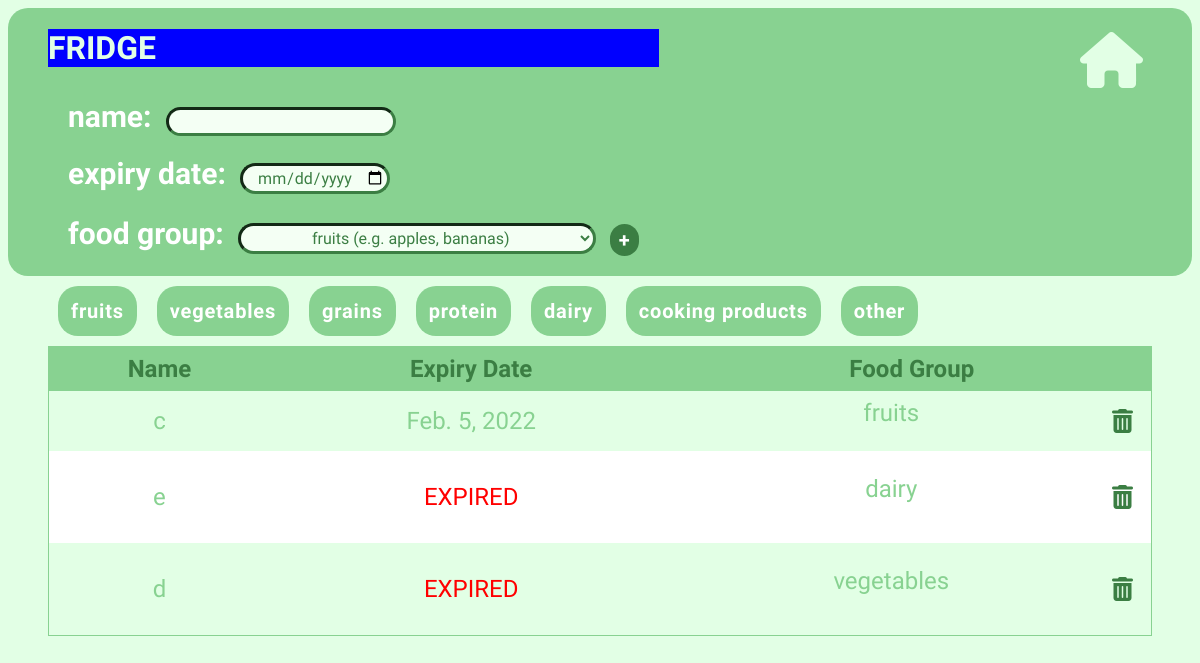
/fridge/, run on the app's committed database.
### base/models.py (models this page shows, shortened)
class FoodItem(models.Model):
    name = models.TextField(null=True, blank=False)
    expiry_date = models.DateField(null=True, blank=False)
    food_group = models.TextField(choices=FOOD_GROUPS, default="other")
    @property
    def is_expired(self):
        return self.expiry_date <= date.today()
    @property
    def is_expiring_soon(self):
        return self.expiry_date <= date.today() + timedelta(days=5)

### base/views.py (the view, shortened to what this page needs)
# urls.py: path('fridge/', FridgeHome.as_view(), name='fridge'),
class FridgeHome(TemplateView):
    model = FoodItem
    template_name = "base/fridge_home.html"
    def get_context_data(self, **kwargs):
        context = super(FridgeHome, self).get_context_data(**kwargs)
        context['food_items'] = FoodItem.objects.all()
        return context

### base/templates/base/fridge_home.html (shortened to what this page needs)
{% load static %}
<!DOCTYPE html>
<html lang="en">
<head>
    <link rel="stylesheet" type="text/css" href="{% static 'fridge_style.css' %}?{% now "U" %}">
</head>
<body>
    <div class="header">
        <div id="input-column">
        <h1 id="fridge">FRIDGE</h1>
                <form method="POST">
                    <div id="input">
                        <label for="name">name:</label>
                        <input id="name" name="name" required>
                    </div>
                    <div id="input">
                        <label for="expiry">expiry date:</label>
                        <input type="date" id="expiry" name="expiry" required>
                    </div>
                    <div id="input">
                        <label for="food_group">food group:</label>
                        <select name="food_group" id="food_group" required>
                            <option value="fruits">fruits (e.g. apples, bananas)</option>
                        </select>
                        <button type="submit" id="add" name="add_button">+</button>
                    </div>
                </form>
            </div>
        <div class="home-button"><a href="{% url 'main' %}" ><i class="fa fa-home fa-3x" aria-hidden="true"></i></a></div>
    </div>
    <div class="row">
        <button type="submit" name="fruits">fruits</button>
        <button type="submit" name="vegetables">vegetables</button>
        <button type="submit" name="grains">grains</button>
        <button type="submit" name="protein">protein</button>
        <button type="submit" name="dairy">dairy</button>
        <button type="submit" name="cooking products">cooking products</button>
        <button type="submit" name="other">other</button>
    </div>
    <div class="row">
        <table id="fridge-table">
            <thead>
                <tr>
                    <th>Name</th>
                    <th>Expiry Date</th>
                    <th>Food Group</th>
                </tr>
            </thead>
            <tbody>
            {% for item in food_items %}
            <tr>
                <td class="name">{{ item.name }}</td>
                <td class="expiry date">
                    {% if item.is_expired %}
                        <p>EXPIRED</p>
                    {% elif item.is_expiring_soon %}
                        <p>{{ item.expiry_date }}</p>
                    {% else %}
                        {{ item.expiry_date }}
                    {% endif %}
                </td>
                <td class="food group">{{ item.food_group }}
                    <a href="{% url 'fridge-update' item.id %}"><i class="fa fa-trash" aria-hidden="true"></i></a>
                </td>
            </tr>
            {% endfor %}
        </tbody>
        </table>
        </div>
</body>
</html>

### base/static/fridge_style.css (style rules this page uses)
body { font-family: 'Questrial', sans-serif; background-color: var(--light-green); color: var(--medium-green); }
.row { display:flex; justify-content:flex-start; align-items:stretch; flex-wrap:nowrap; padding: 0 5vh; }
h1 { color: var(--light-green); background-color: blue; }
.home-button { float: right; }
.home-button i { color: var(--light-green); margin-right: 25px; font-size: 7vh; padding: 3vh; }
.header { display:flex; justify-content: space-between; align-items: flex-start; background-color: var(--medium-green); border-radius: 20px; }
label { padding: 10px; color: white; font-weight: 700; font-size: 30px; }
input, select, option { border-radius: 25px; border: 3px inset var(--dark-green); font-family: 'Baloo 2'; text-align: center; background-color: rgb(244, 255, 244); color: var(--dark-green); padding: 2px; font-size: medium; }
#input-column { float: left; padding: 0 5vh; display: flex; flex-direction: column; }
#input { padding: 10px; }
button { margin: 10px; background-color: var(--medium-green); font-family: 'Baloo 2'; border: solid transparent; border-radius: 20px; box-sizing: border-box; color: #FFFFFF; cursor: pointer; font-size: 20px; font-weight: 700; letter-spacing: .8px; overflow: visible; text-align: center; touch-action: manipulation; transform: translateZ(0); transition: filter .2s; vertical-align: middle; white-space: nowrap; }
button:not(#add) { padding: 10px; }
#add { background-color: var(--dark-green); font-size: 20px; }
table { font-size: 3vh; border: 1px solid; border-collapse: collapse; width: 100%; }
th { color: var(--dark-green); background-color: var(--medium-green); text-align: center; padding: 8px; }
td { text-align: center; padding: 8px; }
td p { color: red; }
tr:nth-child(even) { background-color: white }
i { float: right; color: var(--dark-green); padding: 10px; }

### base/static/base.css (style rules this page uses)
:root { --light-green: rgb(226, 255, 229); --medium-green: rgb(136, 210, 145); --dark-green: rgb(59, 126, 67); }
html { scroll-behavior: smooth; }
body { overflow: overlay; }

### data on the page
FoodItem: name "c", expiry_date "Feb. 5, 2022", food_group "fruits"
FoodItem: name "e", expiry_date "EXPIRED", food_group "dairy"
FoodItem: name "d", expiry_date "EXPIRED", food_group "vegetables"
